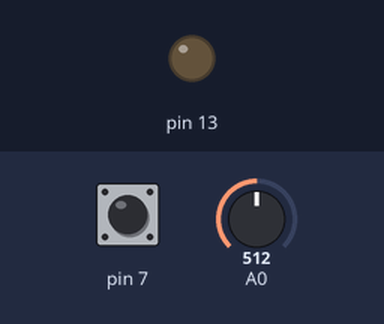
Bench run of a sketch on a simulated Arduino Uno, built with avr-gcc and run on an emulated ATmega328P. Shown: output pins drawn as LEDs (lit = HIGH). Dashed ring = blinking. The inputs (shaded band) are chosen by the test bench; at power-on: pin 7 LOW, A0 = 512. What the sketch prints to the serial monitor is not drawn.

Above: at 1.2 s.
1.3 s: pin 7 driven HIGH
At 2.5 s:
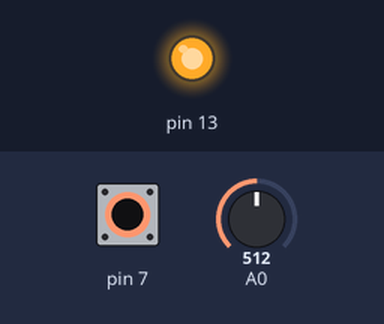
2.8 s: pin 7 driven LOW
At 3.6 s:
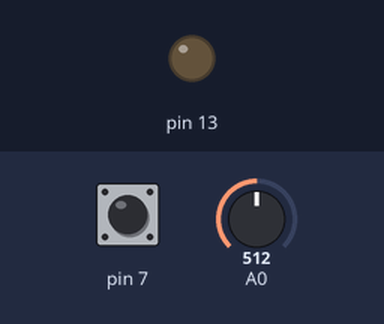
4.3 s: pin 7 pulsed HIGH 2 times (0.12 s each, 0.3 s apart)
At 4.36 s:
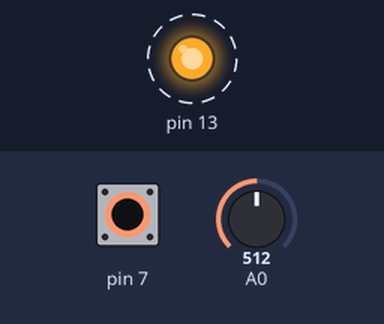
6.4 s: pin 7 pulsed HIGH 5 times (0.12 s each, 0.3 s apart)
At 8.1 s:
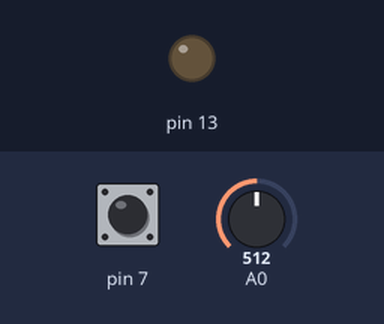
Timing chart, 0 to 9.6 s (numbered marks = the images above; inputs shaded):
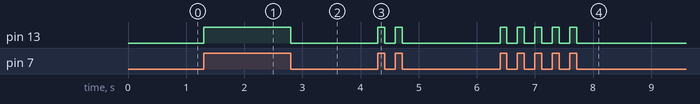

Measured:
- after the input at 1.3 s, pin 13: LOW → HIGH at once
- after the input at 2.8 s, pin 13: HIGH → LOW at once
- after the input at 4.3 s, pin 13: alternates HIGH for 0.12 s and LOW for 0.18 s, 4 changes in all, then stays LOW, starting at once
- after the input at 6.4 s, pin 13: alternates HIGH for 0.12 s and LOW for 0.18 s, 10 changes in all, then stays LOW, starting at once

The sketch:

CVtoMIDI.ino
```cpp
// (licence header left out)
int gate_state = 0;
int last_note = 0;

void setup() {
  Serial.begin(31250); /* MIDI 31250 baud */
  pinMode(13, OUTPUT);
}

void loop() {
  int gate = digitalRead(7);

  /* Turn the gate on if it's currently off */
  if (!gate_state && gate == HIGH) {
    gate_state = 1;

    /* Range is about 3 octaves from the octave below middle C */
    int cv1 = analogRead(A0);
    int note = (cv1 / 28) + 48;
    last_note = note;

    MIDInote(note, 127);
    digitalWrite(13, HIGH); /* On-board LED on */
  }

  /* Turn the gate off if it's on */
  if (gate_state && gate == LOW) {
    gate_state = 0;
    MIDInote(last_note, 0); /* Note off */
    digitalWrite(13, LOW); /* LED off */
  }
}

/* Send a MIDI note-on message on channel 1 */
void MIDInote(int note, int vel) {
  char status_msg = vel ? 0x90 : 0x80; /* Velocity = 0 sends Note Off */
  Serial.write(status_msg); /* Note on or off */
  Serial.write(note);
  Serial.write(vel);
}
```
